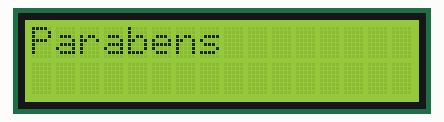
Recording of a sketch running on a simulated Arduino Uno, built with avr-gcc and run on an emulated ATmega328P. Parts: 16×2 character LCD.

Above: at 0.1 s.
At 2.1 s:
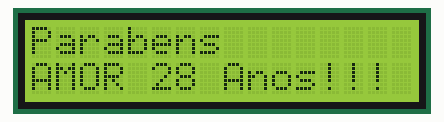
At 4.1 s:
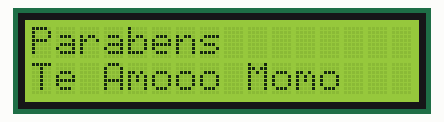

Measured:
- by itself, everything shown: repeats every 4.0 s, in 3 steps
- what the display in image 1 shows lasts 2.0 s, from 2.1 s to 4.1 s

The sketch:

ArduinoISP_liquidyteste2.ino
```cpp
#include <LiquidCrystal.h>

//Define os pinos que serão utilizados para ligação ao display
LiquidCrystal lcd(2, 4, 10, 11, 12, 13);

void setup()
{
  //Define o número de colunas e linhas do LCD
  lcd.begin(16, 2);

}

void loop()

{

  lcd.setCursor(0,0);
  lcd.print("Parabens");
  lcd.setCursor(0,1);
  lcd.leftToRight();
  delay(2000);
  lcd.print("AMOR 28 Anos!!!");
  delay(2000);
  lcd.clear();
  lcd.setCursor(0,1);
  lcd.print("Te Amooo Momo");


}
```
